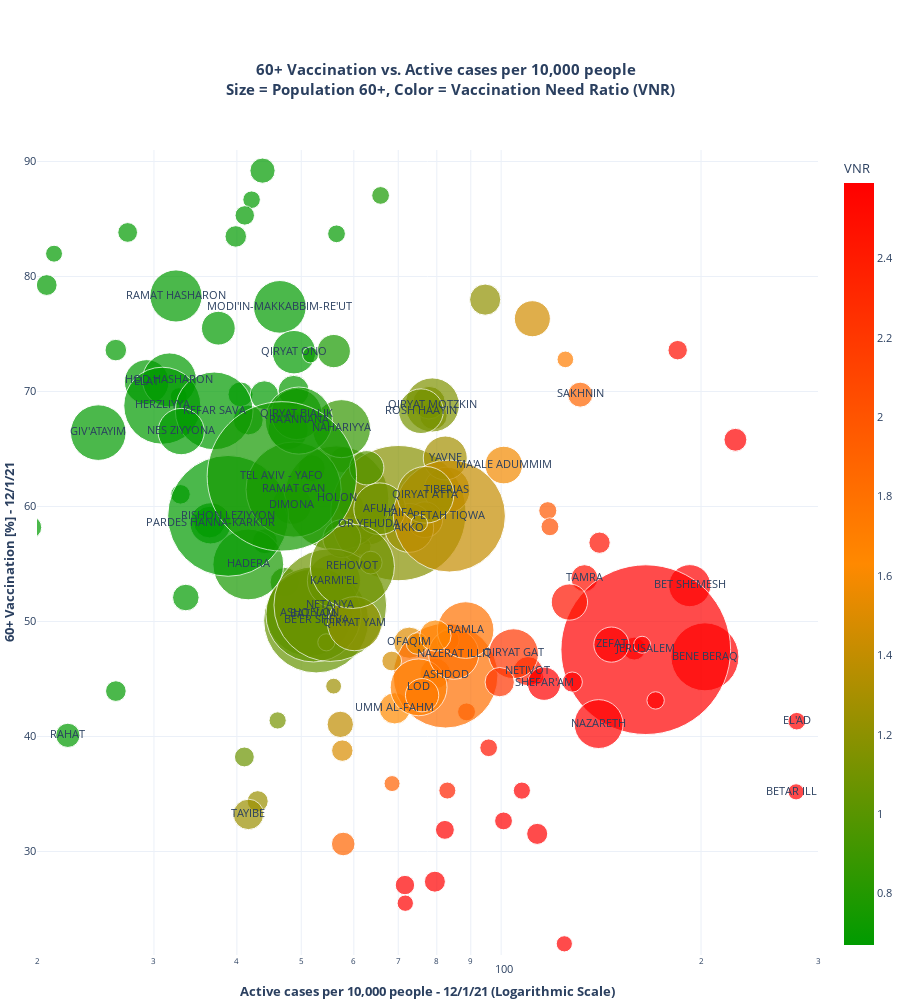

The code cell stored with this chart in its notebook:
### Markdown cell above
#### 60+ Vaccination vs. Active cases per 10,000 people

### Code cell
fig = px.scatter(show_table,
                 x=x_key,
                 y=y_key,
                 size=size_key,
                 color=color_key,
                 hover_name="name_e",
                 hover_data={'Cumulated_vaccinated': ':.0f',
                             'population_60+': ':.0f',
                             'vaccination_60+': ':.0f'},
                 log_x=x_log_scale,
                 opacity=None,  # between 0 to 1
                 range_x=chosen_x_range,
                 range_y=chosen_y_range,
                 size_max=120,
                 height=1000,
                 text="text",
                 # template='plotly_dark',
                 color_continuous_scale=color_scale,
                 range_color=[low_color, high_color])

# Set titles
fig.update_layout(title="<b>60+ Vaccination vs. {} <br>"
                        "Size = {}, Color = Vaccination Need Ratio (VNR)<b>"
                  .format(x_key.replace('_', ' ').capitalize().split('-')[0],
                          size_key.replace('_', ' ').capitalize()),
                  title_x=0.5,
                  font=dict(
                      size=11,
                  ),
                  xaxis_title='<b>' + "{}".format(
                      x_key.replace('_', ' ')) + ' (Logarithmic Scale)' if x_log_scale else '' + '<b>',
                  yaxis_title='<b>' + y_key + '<b>',
                  margin=dict(r=0, l=0, b=0, t=150),
                  template="plotly_white"
                  )

if release:
    # Release hover template
    fig.data[0].update(hovertemplate='<b>%{hovertext}</b><br><br>' +
                                     'Vaccination Need Ratio' + ' = %{marker.color:.3f}<br>')
else:
    # Full hover template
    fig.data[0].update(hovertemplate='<b>%{hovertext}</b><br><br>' +
                                     'Accumulated Cases per 10,000' + ' = %{x: .0f}<br>' +
                                     '60+ Vaccination' + ' = %{y: .0f}%<br>' +
                                     '<br>' +
                                     'Accumulated 60+ Vaccinated' + ' = %{customdata[2]: .0f}<br>' +
                                     'Population over 60' + ' = %{customdata[1]: .0f}<br>' +
                                     'Accumulated Vaccinated' + ' = %{customdata[0]: .0f}<br>' +
                                     'Accumulated Cases' + ' = %{marker.size}<br>' +
                                     '<br>' +
                                     'Vaccination Need Ratio' + ' = %{marker.color:.3f}<br>')

# show graph
fig.show()

### Figure 1 — Plotly figure (JSON) as saved in the notebook; plotly's stock layout.template omitted (floating-point values rounded to 4 significant figures; data arrays with more than 128 entries replaced by an {"elided": "..."} marker saying what was removed)
{"data": [{"customdata": {"elided": "137x3 int values"}, "hovertemplate": "<b>%{hovertext}</b><br><br>Accumulated Cases per 10,000 = %{x: .0f}<br>60+ Vaccination = %{y: .0f}%<br><br>Accumulated 60+ Vaccinated = %{customdata[2]: .0f}<br>Population over 60 = %{customdata[1]: .0f}<br>Accumulated Vaccinated = %{customdata[0]: .0f}<br>Accumulated Cases = %{marker.size}<br><br>Vaccination Need Ratio = %{marker.color:.3f}<br>", "hovertext": {"elided": "137 str values"}, "legendgroup": "", "marker": {"color": {"elided": "137 float values"}, "coloraxis": "coloraxis", "size": {"elided": "137 int values"}, "sizemode": "area", "sizeref": 8.09, "symbol": "circle"}, "mode": "markers+text", "name": "", "orientation": "v", "showlegend": false, "text": {"elided": "137 str values"}, "type": "scatter", "x": {"elided": "137 float values"}, "xaxis": "x", "y": {"elided": "137 float values"}, "yaxis": "y"}], "layout": {"coloraxis": {"cmax": 2.589, "cmin": 0.6706, "colorbar": {"title": {"text": "VNR"}}, "colorscale": [[0, "rgb(0,155,0)"], [0.5, "rgb(255,137,0)"], [1, "rgb(255,0,0)"]]}, "font": {"size": 11}, "height": 1000, "legend": {"itemsizing": "constant", "tracegroupgap": 0}, "margin": {"b": 0, "l": 0, "r": 0, "t": 150}, "title": {"text": "<b>60+ Vaccination vs. Active cases per 10,000 people  <br>Size = Population 60+, Color = Vaccination Need Ratio (VNR)<b>", "x": 0.5}, "xaxis": {"anchor": "y", "domain": [0, 1], "range": [1.301, 2.477], "title": {"text": "<b>Active cases per 10,000 people - 12/1/21 (Logarithmic Scale)"}, "type": "log"}, "yaxis": {"anchor": "x", "domain": [0, 1], "range": [21, 91], "title": {"text": "<b>60+ Vaccination [%] - 12/1/21<b>"}}}}
